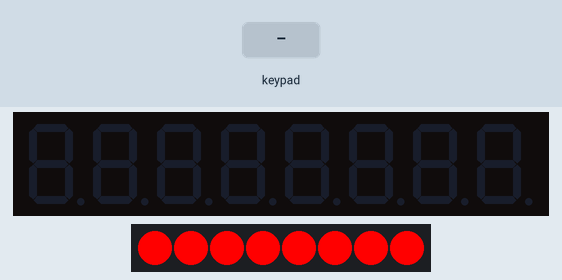
Recording of a sketch running on a simulated Arduino Uno, built with avr-gcc and run on an emulated ATmega328P. Shown: 8-digit seven-segment display, 8 RGB LEDs in strip order, left to right. Wiring (inferred from the names in the program): TM1638 display and keys: STB pin 7; clock pin 9; DIO pin 8. The inputs (shaded band) are chosen by the test bench.

Above: at 1.2 s.
1.3 s: key '2' pressed
At 1.8 s:
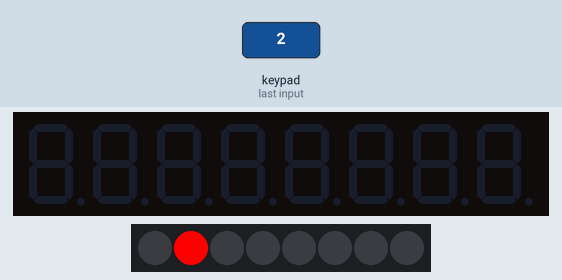
2.9 s: keypad keys 1 2 pressed 0.4 s apart
At 3.05 s:
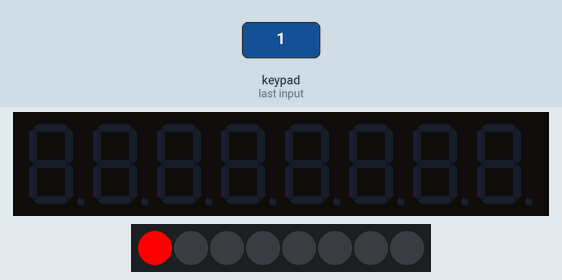
5.2 s: key '1' pressed
At 5.45 s:
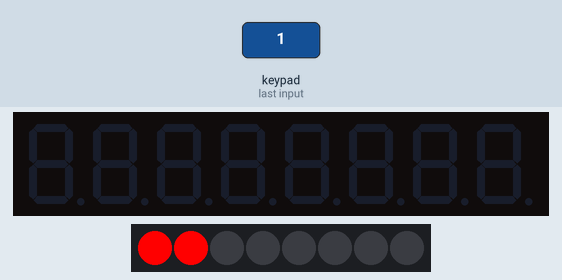
7.1 s: keypad keys 2 5 pressed 0.4 s apart
At 8.8 s:
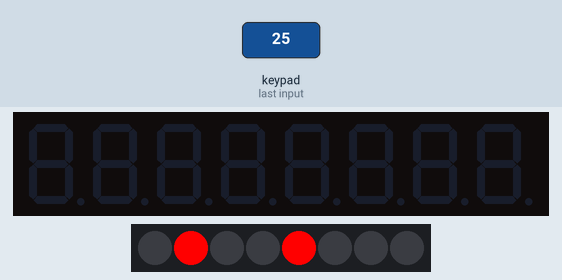
Timing chart, 0 to 10.3 s (numbered marks = the images above; inputs shaded):
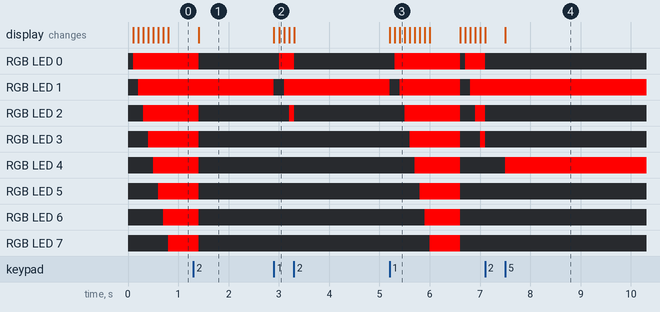

Measured:
- after the input at 2.9 s, RGB LED 0: off → RGB(255, 0, 0) after 0.10 s, → off 0.30 s later; RGB LED 1: RGB(255, 0, 0) → off at once, → RGB(255, 0, 0) 0.20 s later; RGB LED 2: off → RGB(255, 0, 0) after 0.30 s, → off 0.10 s later
- after the input at 5.2 s, RGB LED 0: off → RGB(255, 0, 0) after 0.10 s, → off 1.3 s later, → RGB(255, 0, 0) 0.10 s later; RGB LED 1: alternates RGB(255, 0, 0) for 1.2 s and off for 0.20 s, starting at once

The sketch:

lab11-checkpoint2.ino
```cpp
const int strobe = 7;
const int clock = 9;
const int data = 8;

// ตัวแปรควบคุมสถานะการทำงาน
uint8_t mode = 0;
uint8_t lastMode = 0;
// ข้อผิดพลาด - เคยใช้ uint8 แล้วไฟวิ่งไม่ถูกต้องเนื่องจาก overflow
// ใช้ int8_t (ค่าติดลบได้) เพื่อลดความซับซ้อนเวลาไฟวิ่งถอยหลัง
int8_t currentLed = 0;
unsigned long lastUpdate = 0;

uint8_t lastButtons = 0;
int8_t activeLed = 0;

void setup()
{
  pinMode(strobe, OUTPUT);
  pinMode(clock, OUTPUT);
  pinMode(data, OUTPUT);

  sendCommand(0x8f);
  reset();
}

void loop()
{
  uint8_t buttons = readTM1638_Buttons();

  // 1. เปลี่ยนโหมดตามปุ่มที่ถูกกด
  if (buttons & 0x01) mode = 0;
  else if (buttons & 0x80) mode = 1;
  else if (buttons) mode = 2;

  // 2. หากมีการเปลี่ยนโหมด ให้รีเซ็ตค่าเริ่มต้นใหม่
  if (mode != lastMode) {
    reset();
    if (mode==1) {
      currentLed = 7;
    } else {
      currentLed = 0;
    }
    lastUpdate = millis();
    lastMode = mode;
  }

  // 3. ประมวลผลแอนิเมชันแต่ละโหมด
  // ข้อผิดพลาด - เคยใช้ delay(100) แล้วทำให้ปุ่มตอบสนองช้าลง
  //            เพราะติด blocking จึงเลือกใช้ millis แทน
  if (mode == 0) {
    if (millis() - lastUpdate >= 100) {
      if (currentLed > 7) {
        delay(500); // ค้างไว้ 0.5 วินาที ก่อนเริ่มใหม่
        reset();
        currentLed = 0;
      } else {
        setTM1638LED(1, currentLed);
        currentLed++;
      }
      lastUpdate = millis();
    }
  }
  else if (mode == 1) {
    if (millis() - lastUpdate >= 100) {
      if (currentLed < 0) {
        delay(500); // ค้างไว้ 0.5 วินาที ก่อนเริ่มใหม่
        reset();
        currentLed = 7;
      } else {
        setTM1638LED(1, currentLed);
        currentLed--;
      }
      lastUpdate = millis();
    }
  }
  else if (mode == 2) {
    // ตรวจจับจังหวะเริ่มกดปุ่ม (Rising Edge)
    uint8_t pressed = buttons & ~lastButtons;

    if (pressed & 0x7E) { // หากมีการกดปุ่มดวงที่ 2 ถึง 7
      // วนลูปหาว่าปุ่มไหนถูกกด
      for (int i = 1; i < 7; i++) {
        if ((pressed >> i) & 1) activeLed = i;
      }
      // อัปเดตไฟ LED ทั้ง 8 ดวงรวดเดียวด้วยลูปเดียวสั้นๆ (ดวงที่เลือก=ติด ดวงอื่น=ดับ)
      for (int i = 0; i < 8; i++) {
        if (i==activeLed) setTM1638LED(1, i);
      }
    }
  }

  lastButtons = buttons;
}

void sendCommand(uint8_t value)
{
  digitalWrite(strobe, LOW);
  shiftOut(data, clock, LSBFIRST, value);
  digitalWrite(strobe, HIGH);
}

void reset()
{
  sendCommand(0x40); // set auto increment mode
  digitalWrite(strobe, LOW);
  shiftOut(data, clock, LSBFIRST, 0xc0);   // set starting address to 0
  for(uint8_t i = 0; i < 16; i++)
  {
    shiftOut(data, clock, LSBFIRST, 0x00);
  }
  digitalWrite(strobe, HIGH);
}

uint8_t readTM1638_Buttons(void)
{
  uint8_t buttons = 0;
  digitalWrite(strobe, LOW);
  shiftOut(data, clock, LSBFIRST, 0x42);

  pinMode(data, INPUT);

  for (uint8_t i = 0; i < 4; i++)
  {
    uint8_t v = shiftIn(data, clock, LSBFIRST) << i;
    buttons |= v;
  }

  pinMode(data, OUTPUT);
  digitalWrite(strobe, HIGH);
  return buttons;
}

void setTM1638LED(uint8_t value, uint8_t position)
{
  pinMode(data, OUTPUT);
  sendCommand(0x44);
  digitalWrite(strobe, LOW);
  shiftOut(data, clock, LSBFIRST, 0xC1 + (position << 1));
  shiftOut(data, clock, LSBFIRST, value);
  digitalWrite(strobe, HIGH);
}
```
